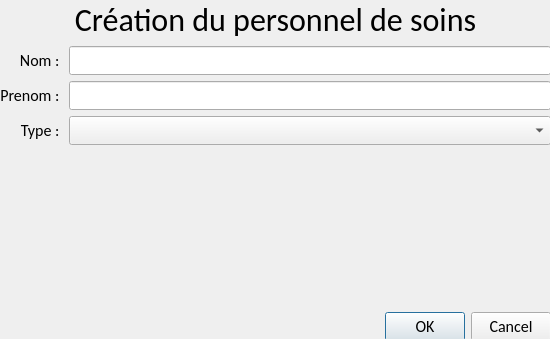
<?xml version="1.0" encoding="UTF-8"?>
<ui version="4.0">
 <class>createHealthWorkerDialog</class>
 <widget class="QDialog" name="createHealthWorkerDialog">
  <property name="geometry">
   <rect>
    <x>0</x>
    <y>0</y>
    <width>550</width>
    <height>339</height>
   </rect>
  </property>
  <property name="font">
   <font>
    <family>Calibri</family>
    <pointsize>12</pointsize>
   </font>
  </property>
  <property name="windowTitle">
   <string>Dialog</string>
  </property>
  <widget class="QWidget" name="gridLayoutWidget">
   <property name="geometry">
    <rect>
     <x>0</x>
     <y>0</y>
     <width>551</width>
     <height>341</height>
    </rect>
   </property>
   <layout class="QGridLayout" name="gridLayout">
    <item row="5" column="1">
     <widget class="QDialogButtonBox" name="buttonBox">
      <property name="orientation">
       <enum>Qt::Horizontal</enum>
      </property>
      <property name="standardButtons">
       <set>QDialogButtonBox::Cancel|QDialogButtonBox::Ok</set>
      </property>
     </widget>
    </item>
    <item row="2" column="1">
     <widget class="QLineEdit" name="lineEdit_2"/>
    </item>
    <item row="3" column="0">
     <widget class="QLabel" name="label_3">
      <property name="text">
       <string>Type : </string>
      </property>
      <property name="alignment">
       <set>Qt::AlignRight|Qt::AlignTrailing|Qt::AlignVCenter</set>
      </property>
     </widget>
    </item>
    <item row="3" column="1">
     <widget class="QComboBox" name="comboBox"/>
    </item>
    <item row="1" column="1">
     <widget class="QLineEdit" name="lineEdit"/>
    </item>
    <item row="1" column="0">
     <widget class="QLabel" name="label">
      <property name="sizePolicy">
       <sizepolicy hsizetype="Preferred" vsizetype="Preferred">
        <horstretch>0</horstretch>
        <verstretch>0</verstretch>
       </sizepolicy>
      </property>
      <property name="layoutDirection">
       <enum>Qt::LeftToRight</enum>
      </property>
      <property name="text">
       <string>Nom : </string>
      </property>
      <property name="alignment">
       <set>Qt::AlignRight|Qt::AlignTrailing|Qt::AlignVCenter</set>
      </property>
     </widget>
    </item>
    <item row="2" column="0">
     <widget class="QLabel" name="label_2">
      <property name="text">
       <string>Prenom : </string>
      </property>
      <property name="alignment">
       <set>Qt::AlignRight|Qt::AlignTrailing|Qt::AlignVCenter</set>
      </property>
     </widget>
    </item>
    <item row="0" column="0" colspan="2">
     <widget class="QLabel" name="label_5">
      <property name="font">
       <font>
        <family>Calibri</family>
        <pointsize>24</pointsize>
       </font>
      </property>
      <property name="text">
       <string>Création du personnel de soins</string>
      </property>
      <property name="alignment">
       <set>Qt::AlignCenter</set>
      </property>
     </widget>
    </item>
    <item row="4" column="1">
     <spacer name="verticalSpacer">
      <property name="orientation">
       <enum>Qt::Vertical</enum>
      </property>
      <property name="sizeHint" stdset="0">
       <size>
        <width>20</width>
        <height>40</height>
       </size>
      </property>
     </spacer>
    </item>
   </layout>
  </widget>
 </widget>
 <resources/>
 <connections>
  <connection>
   <sender>buttonBox</sender>
   <signal>accepted()</signal>
   <receiver>createHealthWorkerDialog</receiver>
   <slot>accept()</slot>
   <hints>
    <hint type="sourcelabel">
     <x>248</x>
     <y>254</y>
    </hint>
    <hint type="destinationlabel">
     <x>157</x>
     <y>274</y>
    </hint>
   </hints>
  </connection>
  <connection>
   <sender>buttonBox</sender>
   <signal>rejected()</signal>
   <receiver>createHealthWorkerDialog</receiver>
   <slot>reject()</slot>
   <hints>
    <hint type="sourcelabel">
     <x>316</x>
     <y>260</y>
    </hint>
    <hint type="destinationlabel">
     <x>286</x>
     <y>274</y>
    </hint>
   </hints>
  </connection>
 </connections>
</ui>
